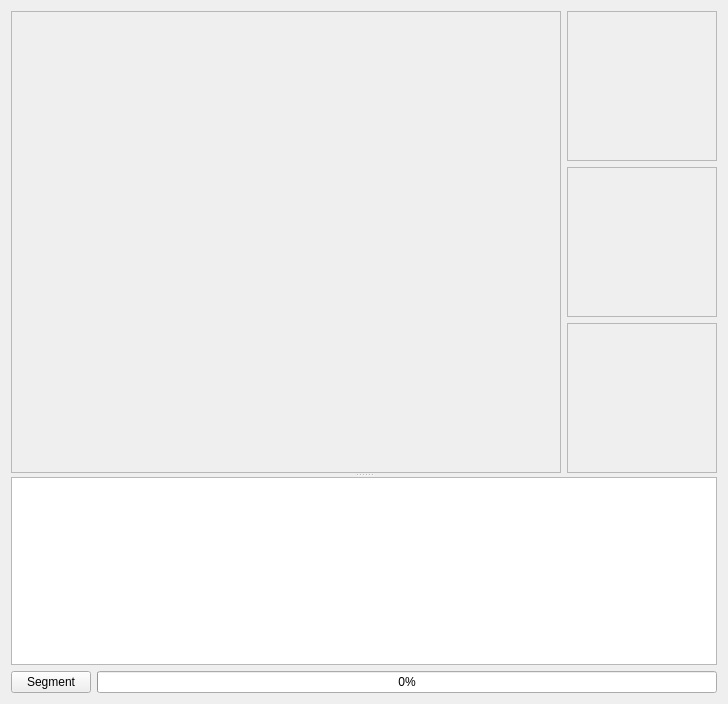
       <widget class="QWidget" name="imageTab">
        <attribute name="title">
         <string>Image</string>
        </attribute>
        <layout class="QVBoxLayout" name="verticalLayout_2">
         <item>
          <widget class="QSplitter" name="splitter_2">
           <property name="orientation">
            <enum>Qt::Vertical</enum>
           </property>
           <widget class="QWidget" name="layoutWidget">
            <layout class="QGridLayout" name="gridLayout_6">
             <item row="0" column="0" rowspan="3">
              <widget class="QFrame" name="frame_9">
               <property name="minimumSize">
                <size>
                 <width>550</width>
                 <height>450</height>
                </size>
               </property>
               <property name="frameShape">
                <enum>QFrame::StyledPanel</enum>
               </property>
               <property name="frameShadow">
                <enum>QFrame::Raised</enum>
               </property>
               <property name="lineWidth">
                <number>5</number>
               </property>
               <layout class="QVBoxLayout" name="verticalLayout_9">
                <item>
                 <widget class="QVTKWidget" name="mainImageWidget" native="true">
                  <property name="minimumSize">
                   <size>
                    <width>500</width>
                    <height>400</height>
                   </size>
                  </property>
                 </widget>
                </item>
               </layout>
              </widget>
             </item>
             <item row="0" column="1">
              <widget class="QFrame" name="frame_6">
               <property name="sizePolicy">
                <sizepolicy hsizetype="Preferred" vsizetype="Preferred">
                 <horstretch>0</horstretch>
                 <verstretch>0</verstretch>
                </sizepolicy>
               </property>
               <property name="minimumSize">
                <size>
                 <width>150</width>
                 <height>150</height>
                </size>
               </property>
               <property name="maximumSize">
                <size>
                 <width>300</width>
                 <height>300</height>
                </size>
               </property>
               <property name="frameShape">
                <enum>QFrame::StyledPanel</enum>
               </property>
               <property name="frameShadow">
                <enum>QFrame::Raised</enum>
               </property>
               <property name="lineWidth">
                <number>5</number>
               </property>
               <layout class="QHBoxLayout" name="horizontalLayout">
                <item>
                 <widget class="QVTKWidget" name="axialViewWidget" native="true">
                  <property name="minimumSize">
                   <size>
                    <width>130</width>
                    <height>130</height>
                   </size>
                  </property>
                  <property name="maximumSize">
                   <size>
                    <width>300</width>
                    <height>300</height>
                   </size>
                  </property>
                 </widget>
                </item>
               </layout>
              </widget>
             </item>
             <item row="1" column="1">
              <widget class="QFrame" name="frame_7">
               <property name="minimumSize">
                <size>
                 <width>150</width>
                 <height>150</height>
                </size>
               </property>
               <property name="maximumSize">
                <size>
                 <width>300</width>
                 <height>300</height>
                </size>
               </property>
               <property name="frameShape">
                <enum>QFrame::StyledPanel</enum>
               </property>
               <property name="frameShadow">
                <enum>QFrame::Raised</enum>
               </property>
               <property name="lineWidth">
                <number>5</number>
               </property>
               <layout class="QVBoxLayout" name="verticalLayout_11">
                <item>
                 <widget class="QVTKWidget" name="sagittalViewWidget" native="true">
                  <property name="minimumSize">
                   <size>
                    <width>130</width>
                    <height>130</height>
                   </size>
                  </property>
                  <property name="maximumSize">
                   <size>
                    <width>300</width>
                    <height>300</height>
                   </size>
                  </property>
                 </widget>
                </item>
               </layout>
              </widget>
             </item>
             <item row="2" column="1">
              <widget class="QFrame" name="frame_8">
               <property name="minimumSize">
                <size>
                 <width>150</width>
                 <height>150</height>
                </size>
               </property>
               <property name="maximumSize">
                <size>
                 <width>300</width>
                 <height>300</height>
                </size>
               </property>
               <property name="frameShape">
                <enum>QFrame::StyledPanel</enum>
               </property>
               <property name="frameShadow">
                <enum>QFrame::Raised</enum>
               </property>
               <property name="lineWidth">
                <number>5</number>
               </property>
               <layout class="QVBoxLayout" name="verticalLayout_12">
                <item>
                 <widget class="QVTKWidget" name="coronalViewWidget" native="true">
                  <property name="minimumSize">
                   <size>
                    <width>130</width>
                    <height>130</height>
                   </size>
                  </property>
                  <property name="maximumSize">
                   <size>
                    <width>300</width>
                    <height>16777215</height>
                   </size>
                  </property>
                 </widget>
                </item>
               </layout>
              </widget>
             </item>
            </layout>
           </widget>
           <widget class="QWidget" name="layoutWidget">
            <layout class="QGridLayout" name="gridLayout_5">
             <item row="0" column="0" colspan="2">
              <widget class="QTextEdit" name="imageConsoleTextEdit">
               <property name="maximumSize">
                <size>
                 <width>16777215</width>
                 <height>300</height>
                </size>
               </property>
              </widget>
             </item>
             <item row="1" column="0">
              <widget class="QPushButton" name="imageSegmentButton">
               <property name="maximumSize">
                <size>
                 <width>16777215</width>
                 <height>30</height>
                </size>
               </property>
               <property name="text">
                <string>Segment</string>
               </property>
              </widget>
             </item>
             <item row="1" column="1">
              <widget class="QProgressBar" name="imageProgressBar">
               <property name="maximumSize">
                <size>
                 <width>16777215</width>
                 <height>30</height>
                </size>
               </property>
               <property name="value">
                <number>0</number>
               </property>
              </widget>
             </item>
            </layout>
           </widget>
          </widget>
         </item>
        </layout>
       </widget>
